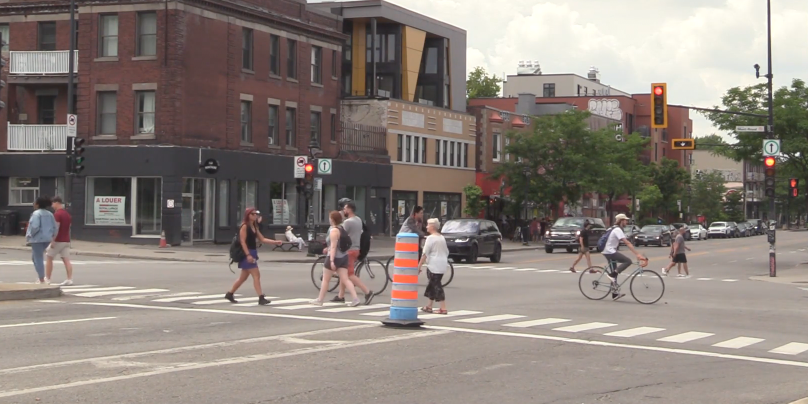
#> input picture image.png, 1616 x 808 px, given in place of the camera (shown at 1/2 size)
$ python detect_moving_object_in_selected_arrea.py
#> lines starting #> are read from the running program, lines starting #| are printed output that depends on the picture; after the words box and inside, x2 and y2 are one past the last pixel; in counts of white or black regions, pixels touching at a corner belong together
import cv2
import numpy as np

# Set the screen width and height
screen_width = 600  # Adjust as needed
screen_height = 400  # Adjust as needed

# Use the default webcam as the video source
cap = cv2.VideoCapture(0)

# create a background object
backgroundObject = cv2.createBackgroundSubtractorMOG2(history=2)
kernel = np.ones((3, 3), np.uint8)
kernel2 = None

# Variable to keep track of the last detected location
last_location = None

while True:
    ret, frame = cap.read()
#> frame is the input picture: shape (808, 1616, 3); mean B, G, R 122, 128.4, 138.2
    if not ret:
        break

    # Convert the frame to grayscale
    gray_frame = cv2.cvtColor(frame, cv2.COLOR_BGR2GRAY)
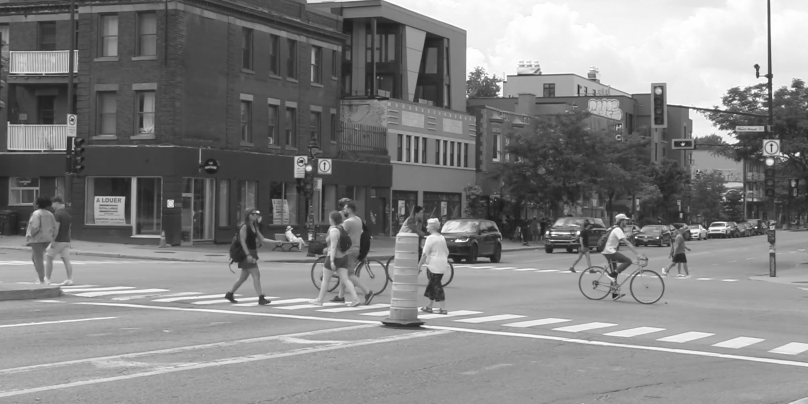
#> gray_frame: shape (808, 1616) (shown at 1/2 size); min 14, max 255, mean 130.6

    fgmask = backgroundObject.apply(gray_frame)
#> fgmask: shape (808, 1616); every value is 127
    _, fgmask = cv2.threshold(fgmask, 20, 255, cv2.THRESH_BINARY)
#> fgmask: shape (808, 1616); every value is 255
    fgmask = cv2.erode(fgmask, kernel, iterations=1)
    fgmask = cv2.dilate(fgmask, kernel2, iterations=6)

    # detect the contours
    contours, _ = cv2.findContours(fgmask, cv2.RETR_EXTERNAL, cv2.CHAIN_APPROX_SIMPLE)
#> contours = [[[0, 0], [0, 807], [1615, 807], [1615, 0]]]

    frameCopy = frame.copy()

    # Flag to check if the object is currently being tracked
    object_tracked = False

    # loop inside the contour and search for bigger ones
    for cnt in contours:
        if cv2.contourArea(cnt) > 20000:
            # get the area coordinates
            x, y, width, height = cv2.boundingRect(cnt)

            # draw a rectangle around the area
            cv2.rectangle(frameCopy, (x, y), (x + width, y + height), (0, 0, 255), 2)

            # write a text near the object
            cv2.putText(frameCopy, "Car detected", (x, y - 10), cv2.FONT_HERSHEY_SIMPLEX, 0.3, (0, 255, 0), 1,
                        cv2.LINE_AA)

            # Update the last detected location
            last_location = (x, y, width, height)
            object_tracked = True
#> this loop made 1 pass
#> (cnt, x, y, width, height, object_tracked) on pass 1: ([[0, 0], [0, 807], [1615, 807], [1615, 0]], 0, 0, 1616, 808, True)
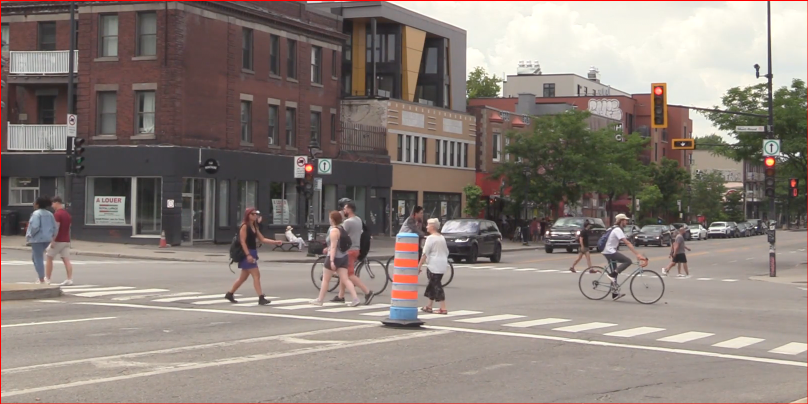
#> frameCopy: shape (808, 1616, 3) (shown at 1/2 size); 0.56% of pixels changed, all inside (x1, y1, x2, y2) = (0, 0, 1616, 808)

    # Draw a blue frame at the last detected location if the object is not currently being tracked
    if not object_tracked and last_location is not None:
        x, y, width, height = last_location
        cv2.rectangle(frameCopy, (x, y), (x + width, y + height), (255, 0, 0), 2)

        # Print coordinates to the console
        print(f"Last Tracked Position: X={x}, Y={y}, Width={width}, Height={height}")

    cv2.imshow("Tracking Rectangle", cv2.resize(frameCopy, (screen_width, screen_height)))  # Display in full-screen mode
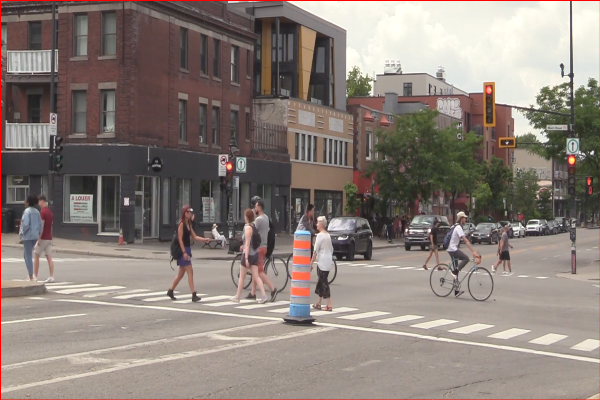
#> window 'Tracking Rectangle': shape (400, 600, 3); mean B, G, R 121.1, 127.4, 138.6

    if cv2.waitKey(1) == ord('q'):
#> (key q is pressed here)
        break

cap.release()
cv2.destroyAllWindows()
